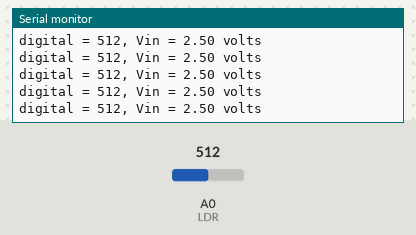
The sketch below on a simulated Arduino Uno, built with avr-gcc and run on an emulated ATmega328P. Parts: the last lines printed to the serial monitor. Inputs (shaded band) come from the test bench; at power-on: A0 (LDR) = 512.

Above: at 1.2 s.
1.3 s: A0 (LDR) set to 716
At 1.56 s:
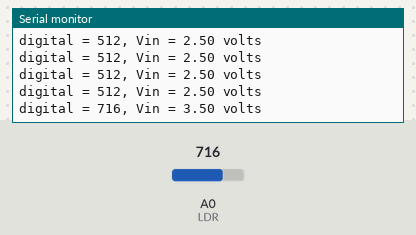
2.8 s: A0 (LDR) set to 900
At 2.97 s:
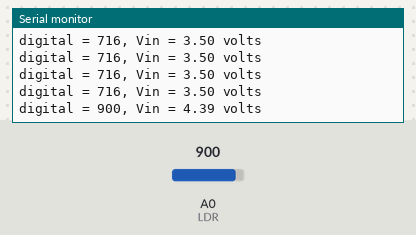
Timing chart, 0 to 5.8 s (numbered marks = the images above; inputs shaded):
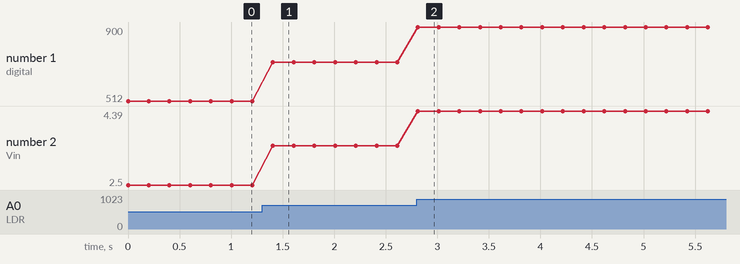

Measured:
- after the input at 1.3 s, the serial monitor: prints a new line after 0.11 s (image 1)
- after the input at 2.8 s, the serial monitor: prints a new line at once (image 2)
- plotted number 1: 512 → 716 after the input at 1.3 s, 716 → 900 after the input at 2.8 s
- plotted number 2: 2.5 → 3.5 after the input at 1.3 s, 3.5 → 4.39 after the input at 2.8 s

The sketch:

Ex6.ino
```cpp
// Analog Input

#define LDR   A0

unsigned int val;
float vin;

void setup() {
  Serial.begin(9600);
}

void loop() {
  val = analogRead(LDR);
  vin = val * 5.0/1024;
  Serial.print("digital = ");
  Serial.print(val);
  Serial.print(", Vin = ");
  Serial.print(vin,2);
  Serial.println(" volts");
  delay(200);
}
```
